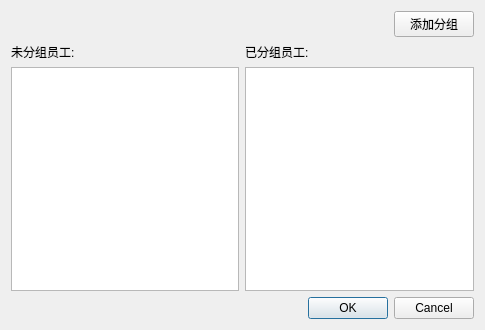
<?xml version="1.0" encoding="UTF-8"?>
<ui version="4.0">
 <class>GroupStaffDialog</class>
 <widget class="QDialog" name="GroupStaffDialog">
  <property name="geometry">
   <rect>
    <x>0</x>
    <y>0</y>
    <width>485</width>
    <height>330</height>
   </rect>
  </property>
  <property name="windowTitle">
   <string>员工分组</string>
  </property>
  <property name="toolTip">
   <string>1</string>
  </property>
  <layout class="QGridLayout" name="gridLayout">
   <item row="0" column="1">
    <spacer name="horizontalSpacer">
     <property name="orientation">
      <enum>Qt::Horizontal</enum>
     </property>
     <property name="sizeHint" stdset="0">
      <size>
       <width>145</width>
       <height>20</height>
      </size>
     </property>
    </spacer>
   </item>
   <item row="0" column="2">
    <widget class="QPushButton" name="addGroupButton">
     <property name="text">
      <string>添加分组</string>
     </property>
    </widget>
   </item>
   <item row="1" column="0">
    <layout class="QVBoxLayout" name="verticalLayout">
     <item>
      <widget class="QLabel" name="label">
       <property name="text">
        <string>未分组员工:</string>
       </property>
      </widget>
     </item>
     <item>
      <widget class="QTableView" name="unGrpTable"/>
     </item>
    </layout>
   </item>
   <item row="1" column="1" colspan="2">
    <layout class="QVBoxLayout" name="verticalLayout_2">
     <item>
      <widget class="QLabel" name="label_2">
       <property name="text">
        <string>已分组员工:</string>
       </property>
      </widget>
     </item>
     <item>
      <widget class="QTableView" name="groupedTable"/>
     </item>
    </layout>
   </item>
   <item row="2" column="1" colspan="2">
    <widget class="QDialogButtonBox" name="buttonBox">
     <property name="orientation">
      <enum>Qt::Horizontal</enum>
     </property>
     <property name="standardButtons">
      <set>QDialogButtonBox::Cancel|QDialogButtonBox::Ok</set>
     </property>
    </widget>
   </item>
  </layout>
 </widget>
 <tabstops>
  <tabstop>addGroupButton</tabstop>
  <tabstop>unGrpTable</tabstop>
  <tabstop>groupedTable</tabstop>
  <tabstop>buttonBox</tabstop>
 </tabstops>
 <resources/>
 <connections>
  <connection>
   <sender>buttonBox</sender>
   <signal>accepted()</signal>
   <receiver>GroupStaffDialog</receiver>
   <slot>accept()</slot>
   <hints>
    <hint type="sourcelabel">
     <x>248</x>
     <y>254</y>
    </hint>
    <hint type="destinationlabel">
     <x>157</x>
     <y>274</y>
    </hint>
   </hints>
  </connection>
  <connection>
   <sender>buttonBox</sender>
   <signal>rejected()</signal>
   <receiver>GroupStaffDialog</receiver>
   <slot>reject()</slot>
   <hints>
    <hint type="sourcelabel">
     <x>316</x>
     <y>260</y>
    </hint>
    <hint type="destinationlabel">
     <x>286</x>
     <y>274</y>
    </hint>
   </hints>
  </connection>
 </connections>
</ui>
